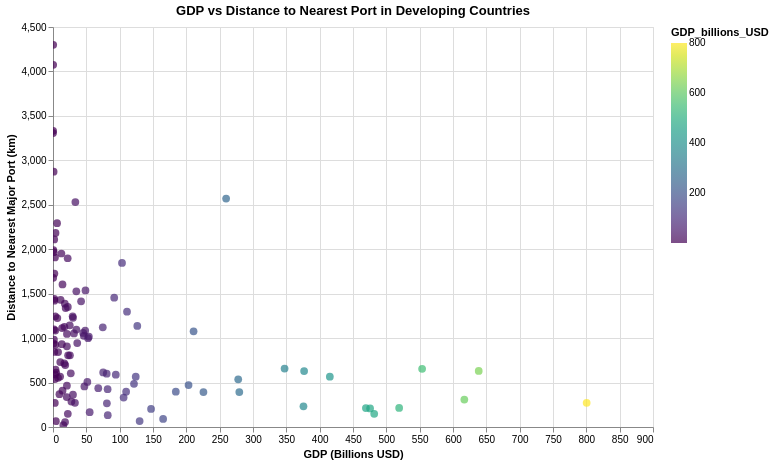

The notebook cell this image was saved under:
### Markdown cell above
## 15. GDP vs Distance to Nearest Port

### Code cell
chart_gdp_dist = alt.Chart(merged_gdp_df).mark_point(filled=True, size=60).encode(
    x=alt.X('GDP_billions_USD:Q', title='GDP (Billions USD)'),
    y=alt.Y('dist_to_nearest_port_km:Q', title='Distance to Nearest Major Port (km)'),
    color=alt.Color('GDP_billions_USD:Q', scale=alt.Scale(scheme='viridis')),
    tooltip=['Country', 'GDP_billions_USD', 'dist_to_nearest_port_km']
).properties(
    width=600,
    height=400,
    title='GDP vs Distance to Nearest Port in Developing Countries'
).interactive()
chart_gdp_dist

### Figure 1 — Vega-Lite specification as saved in the notebook (floating-point values rounded to 4 significant figures)
{"config": {"view": {"continuousWidth": 300, "continuousHeight": 300}}, "data": {"name": "data-1b12783761e5c54e590fb999019830ff"}, "mark": {"type": "point", "filled": true, "size": 60}, "encoding": {"color": {"field": "GDP_billions_USD", "scale": {"scheme": "viridis"}, "type": "quantitative"}, "tooltip": [{"field": "Country", "type": "nominal"}, {"field": "GDP_billions_USD", "type": "nominal"}, {"field": "dist_to_nearest_port_km", "type": "quantitative"}], "x": {"field": "GDP_billions_USD", "title": "GDP (Billions USD)", "type": "quantitative"}, "y": {"field": "dist_to_nearest_port_km", "title": "Distance to Nearest Major Port (km)", "type": "quantitative"}}, "height": 400, "params": [{"name": "param_1e9efca18e7a2868", "select": {"type": "interval", "encodings": ["x", "y"]}, "bind": "scales"}], "title": "GDP vs Distance to Nearest Port in Developing Countries", "width": 600, "$schema": "https://vega.github.io/schema/vega-lite/v6.4.1.json", "datasets": {"data-1b12783761e5c54e590fb999019830ff": [{"Country": "Zimbabwe", "latest_undernourishment": 30.0, "country": "ZW", "latitude": -19.02, "longitude": 29.15, "name": "Zimbabwe", "dist_to_nearest_port_km": 604.0, "GDP_billions_USD": "26.674"}, {"Country": "Zambia", "latest_undernourishment": 32.1, "country": "ZM", "latitude": -13.13, "longitude": 27.85, "name": "Zambia", "dist_to_nearest_port_km": 1052.0, "GDP_billions_USD": "31.469"}, {"Country": "Vanuatu", "latest_undernourishment": 7.9, "country": "VU", "latitude": -15.38, "longitude": 167.0, "name": "Vanuatu", "dist_to_nearest_port_km": 1967.0, "GDP_billions_USD": "1.137"}, {"Country": "Uzbekistan", "latest_undernourishment": 2.5, "country": "UZ", "latitude": 41.38, "longitude": 64.59, "name": "Uzbekistan", "dist_to_nearest_port_km": 1845.0, "GDP_billions_USD": "103.530"}, {"Country": "Uruguay", "latest_undernourishment": 2.5, "country": "UY", "latitude": -32.52, "longitude": -55.77, "name": "Uruguay", "dist_to_nearest_port_km": 266.4, "GDP_billions_USD": "80.810"}, {"Country": "United Arab Emirates", "latest_undernourishment": 2.8, "country": "AE", "latitude": 23.42, "longitude": 53.85, "name": "United Arab Emirates", "dist_to_nearest_port_km": 214.7, "GDP_billions_USD": "519.226"}, {"Country": "Ukraine", "latest_undernourishment": 3.8, "country": "UA", "latitude": 48.38, "longitude": 31.17, "name": "Ukraine", "dist_to_nearest_port_km": 846.1, "GDP_billions_USD": null}, {"Country": "Uganda", "latest_undernourishment": 33.1, "country": "UG", "latitude": 1.373, "longitude": 32.29, "name": "Uganda", "dist_to_nearest_port_km": 1016.0, "GDP_billions_USD": "53.793"}, {"Country": "Tuvalu", "latest_undernourishment": null, "country": "TV", "latitude": -7.11, "longitude": 177.6, "name": "Tuvalu", "dist_to_nearest_port_km": 3307.0, "GDP_billions_USD": "0.070"}, {"Country": "Turkmenistan", "latest_undernourishment": 3.6, "country": "TM", "latitude": 38.97, "longitude": 59.56, "name": "Turkmenistan", "dist_to_nearest_port_km": 1454.0, "GDP_billions_USD": "91.796"}, {"Country": "Tunisia", "latest_undernourishment": 2.5, "country": "TN", "latitude": 33.89, "longitude": 9.537, "name": "Tunisia", "dist_to_nearest_port_km": 506.5, "GDP_billions_USD": "51.530"}, {"Country": "Trinidad and Tobago", "latest_undernourishment": 8.6, "country": "TT", "latitude": 10.69, "longitude": -61.22, "name": "Trinidad and Tobago", "dist_to_nearest_port_km": 1245.0, "GDP_billions_USD": "29.490"}, {"Country": "Tonga", "latest_undernourishment": null, "country": "TO", "latitude": -21.18, "longitude": -175.2, "name": "Tonga", "dist_to_nearest_port_km": 1990.0, "GDP_billions_USD": "0.568"}, {"Country": "Togo", "latest_undernourishment": 18.2, "country": "TG", "latitude": 8.62, "longitude": 0.8248, "name": "Togo", "dist_to_nearest_port_km": 369.3, "GDP_billions_USD": "9.651"}, {"Country": "Timor-Leste", "latest_undernourishment": 17.0, "country": "TL", "latitude": -8.874, "longitude": 125.7, "name": "Timor-Leste", "dist_to_nearest_port_km": 1441.0, "GDP_billions_USD": "2.002"}, {"Country": "Thailand", "latest_undernourishment": 6.8, "country": "TH", "latitude": 15.87, "longitude": 101.0, "name": "Thailand", "dist_to_nearest_port_km": 308.8, "GDP_billions_USD": "616.998"}, {"Country": "Tanzania", "latest_undernourishment": 23.0, "country": "TZ", "latitude": -6.369, "longitude": 34.89, "name": "Tanzania", "dist_to_nearest_port_km": 588.9, "GDP_billions_USD": "94.178"}, {"Country": "Tajikistan", "latest_undernourishment": 9.7, "country": "TJ", "latitude": 38.86, "longitude": 71.28, "name": "Tajikistan", "dist_to_nearest_port_km": 1604.0, "GDP_billions_USD": "14.241"}, {"Country": "Suriname", "latest_undernourishment": 8.7, "country": "SR", "latitude": 3.919, "longitude": -56.03, "name": "Suriname", "dist_to_nearest_port_km": 2183.0, "GDP_billions_USD": "3.780"}, {"Country": "Sudan", "latest_undernourishment": 10.8, "country": "SD", "latitude": 12.86, "longitude": 30.22, "name": "Sudan", "dist_to_nearest_port_km": 1414.0, "GDP_billions_USD": "42.143"}, {"Country": "Sri Lanka", "latest_undernourishment": 3.8, "country": "LK", "latitude": 7.873, "longitude": 80.77, "name": "Sri Lanka", "dist_to_nearest_port_km": 145.1, "GDP_billions_USD": null}, {"Country": "South Africa", "latest_undernourishment": 7.2, "country": "ZA", "latitude": -30.56, "longitude": 22.94, "name": "South Africa", "dist_to_nearest_port_km": 565.7, "GDP_billions_USD": "415.254"}, {"Country": "Solomon Islands", "latest_undernourishment": 19.0, "country": "SB", "latitude": -9.646, "longitude": 160.2, "name": "Solomon Islands", "dist_to_nearest_port_km": 2110.0, "GDP_billions_USD": "1.801"}, {"Country": "Sierra Leone", "latest_undernourishment": 27.8, "country": "SL", "latitude": 8.461, "longitude": -11.78, "name": "Sierra Leone", "dist_to_nearest_port_km": 924.7, "GDP_billions_USD": "3.607"}, {"Country": "Seychelles", "latest_undernourishment": 2.7, "country": "SC", "latitude": -4.68, "longitude": 55.49, "name": "Seychelles", "dist_to_nearest_port_km": 1727.0, "GDP_billions_USD": "2.082"}, {"Country": "Serbia", "latest_undernourishment": 2.5, "country": "RS", "latitude": 44.02, "longitude": 21.01, "name": "Serbia", "dist_to_nearest_port_km": 599.5, "GDP_billions_USD": "80.540"}, {"Country": "Senegal", "latest_undernourishment": 6.2, "country": "SN", "latitude": 14.5, "longitude": -14.45, "name": "Senegal", "dist_to_nearest_port_km": 1526.0, "GDP_billions_USD": "35.005"}, {"Country": "Saudi Arabia", "latest_undernourishment": 2.5, "country": "SA", "latitude": 23.89, "longitude": 45.08, "name": "Saudi Arabia", "dist_to_nearest_port_km": 737.7, "GDP_billions_USD": "1,082.076"}, {"Country": "Samoa", "latest_undernourishment": 4.5, "country": "WS", "latitude": -13.76, "longitude": -172.1, "name": "Samoa", "dist_to_nearest_port_km": 2872.0, "GDP_billions_USD": "0.938"}, {"Country": "Rwanda", "latest_undernourishment": 35.6, "country": "RW", "latitude": -1.94, "longitude": 29.87, "name": "Rwanda", "dist_to_nearest_port_km": 1113.0, "GDP_billions_USD": "13.634"}, {"Country": "Romania", "latest_undernourishment": 2.5, "country": "RO", "latitude": 45.94, "longitude": 24.97, "name": "Romania", "dist_to_nearest_port_km": 629.6, "GDP_billions_USD": "376.671"}, {"Country": "Qatar", "latest_undernourishment": null, "country": "QA", "latitude": 25.35, "longitude": 51.18, "name": "Qatar", "dist_to_nearest_port_km": 392.7, "GDP_billions_USD": "225.670"}, {"Country": "Poland", "latest_undernourishment": 2.5, "country": "PL", "latitude": 51.92, "longitude": 19.15, "name": "Poland", "dist_to_nearest_port_km": 272.8, "GDP_billions_USD": "800.483"}, {"Country": "Philippines", "latest_undernourishment": 5.8, "country": "PH", "latitude": 12.88, "longitude": 121.8, "name": "Philippines", "dist_to_nearest_port_km": 208.6, "GDP_billions_USD": "475.646"}, {"Country": "Peru", "latest_undernourishment": 6.2, "country": "PE", "latitude": -9.19, "longitude": -75.02, "name": "Peru", "dist_to_nearest_port_km": 393.5, "GDP_billions_USD": "279.456"}, {"Country": "Paraguay", "latest_undernourishment": 3.1, "country": "PY", "latitude": -23.44, "longitude": -58.44, "name": "Paraguay", "dist_to_nearest_port_km": 1058.0, "GDP_billions_USD": "45.283"}, {"Country": "Papua New Guinea", "latest_undernourishment": 28.2, "country": "PG", "latitude": -6.315, "longitude": 144.0, "name": "Papua New Guinea", "dist_to_nearest_port_km": 2530.0, "GDP_billions_USD": "33.543"}, {"Country": "Panama", "latest_undernourishment": 4.5, "country": "PA", "latitude": 8.538, "longitude": -80.78, "name": "Panama", "dist_to_nearest_port_km": 132.8, "GDP_billions_USD": "82.145"}, {"Country": "Palau", "latest_undernourishment": null, "country": "PW", "latitude": 7.515, "longitude": 134.6, "name": "Palau", "dist_to_nearest_port_km": 1679.0, "GDP_billions_USD": "0.298"}, {"Country": "Pakistan", "latest_undernourishment": 12.9, "country": "PK", "latitude": 30.38, "longitude": 69.35, "name": "Pakistan", "dist_to_nearest_port_km": 653.4, "GDP_billions_USD": null}, {"Country": "Oman", "latest_undernourishment": 5.9, "country": "OM", "latitude": 21.51, "longitude": 55.92, "name": "Oman", "dist_to_nearest_port_km": 397.4, "GDP_billions_USD": "109.689"}, {"Country": "Nigeria", "latest_undernourishment": 14.3, "country": "NG", "latitude": 9.082, "longitude": 8.675, "name": "Nigeria", "dist_to_nearest_port_km": 654.8, "GDP_billions_USD": "553.667"}, {"Country": "Niger", "latest_undernourishment": 10.1, "country": "NE", "latitude": 17.61, "longitude": 8.082, "name": "Niger", "dist_to_nearest_port_km": 1338.0, "GDP_billions_USD": "19.000"}, {"Country": "Nicaragua", "latest_undernourishment": 15.7, "country": "NI", "latitude": 12.87, "longitude": -85.21, "name": "Nicaragua", "dist_to_nearest_port_km": 697.3, "GDP_billions_USD": "18.381"}, {"Country": "Nepal", "latest_undernourishment": 4.6, "country": "NP", "latitude": 28.39, "longitude": 84.12, "name": "Nepal", "dist_to_nearest_port_km": 1026.0, "GDP_billions_USD": "46.207"}, {"Country": "Nauru", "latest_undernourishment": null, "country": "NR", "latitude": -0.5228, "longitude": 166.9, "name": "Nauru", "dist_to_nearest_port_km": 3331.0, "GDP_billions_USD": "0.158"}, {"Country": "Namibia", "latest_undernourishment": 18.9, "country": null, "latitude": -22.96, "longitude": 18.49, "name": "Namibia", "dist_to_nearest_port_km": 408.7, "GDP_billions_USD": "14.286"}, {"Country": "Mozambique", "latest_undernourishment": 28.3, "country": "MZ", "latitude": -18.67, "longitude": 35.53, "name": "Mozambique", "dist_to_nearest_port_km": 148.8, "GDP_billions_USD": "22.228"}, {"Country": "Morocco", "latest_undernourishment": 4.1, "country": "MA", "latitude": 31.79, "longitude": -7.093, "name": "Morocco", "dist_to_nearest_port_km": 203.0, "GDP_billions_USD": "147.078"}, {"Country": "Montenegro", "latest_undernourishment": 2.5, "country": "ME", "latitude": 42.71, "longitude": 19.37, "name": "Montenegro", "dist_to_nearest_port_km": 554.0, "GDP_billions_USD": "7.571"}, {"Country": "Mongolia", "latest_undernourishment": 5.1, "country": "MN", "latitude": 46.86, "longitude": 103.8, "name": "Mongolia", "dist_to_nearest_port_km": 1387.0, "GDP_billions_USD": "17.726"}, {"Country": "Moldova", "latest_undernourishment": 2.5, "country": "MD", "latitude": 47.41, "longitude": 28.37, "name": "Moldova", "dist_to_nearest_port_km": 716.3, "GDP_billions_USD": "16.980"}, {"Country": "Mexico", "latest_undernourishment": 3.4, "country": "MX", "latitude": 23.63, "longitude": -102.6, "name": "Mexico", "dist_to_nearest_port_km": 539.3, "GDP_billions_USD": "1,732.946"}, {"Country": "Mauritius", "latest_undernourishment": 7.6, "country": "MU", "latitude": -20.35, "longitude": 57.55, "name": "Mauritius", "dist_to_nearest_port_km": 21.43, "GDP_billions_USD": "15.477"}, {"Country": "Mauritania", "latest_undernourishment": 6.6, "country": "MR", "latitude": 21.01, "longitude": -10.94, "name": "Mauritania", "dist_to_nearest_port_km": 1431.0, "GDP_billions_USD": "11.392"}, {"Country": "Marshall Islands", "latest_undernourishment": null, "country": "MH", "latitude": 7.131, "longitude": 171.2, "name": "Marshall Islands", "dist_to_nearest_port_km": 4299.0, "GDP_billions_USD": "0.303"}, {"Country": "Mali", "latest_undernourishment": 4.8, "country": "ML", "latitude": 17.57, "longitude": -3.996, "name": "Mali", "dist_to_nearest_port_km": 1351.0, "GDP_billions_USD": "22.268"}, {"Country": "Maldives", "latest_undernourishment": null, "country": "MV", "latitude": 3.203, "longitude": 73.22, "name": "Maldives", "dist_to_nearest_port_km": 843.6, "GDP_billions_USD": "7.613"}, {"Country": "Malaysia", "latest_undernourishment": 2.8, "country": "MY", "latitude": 4.21, "longitude": 102.0, "name": "Malaysia", "dist_to_nearest_port_km": 148.4, "GDP_billions_USD": "481.798"}, {"Country": "Malawi", "latest_undernourishment": 19.3, "country": "MW", "latitude": -13.25, "longitude": 34.3, "name": "Malawi", "dist_to_nearest_port_km": 731.1, "GDP_billions_USD": "10.891"}, {"Country": "Madagascar", "latest_undernourishment": 38.9, "country": "MG", "latitude": -18.77, "longitude": 46.87, "name": "Madagascar", "dist_to_nearest_port_km": 1127.0, "GDP_billions_USD": "17.137"}, {"Country": "Libya", "latest_undernourishment": 13.2, "country": "LY", "latitude": 26.34, "longitude": 17.23, "name": "Libya", "dist_to_nearest_port_km": 1085.0, "GDP_billions_USD": "48.315"}, {"Country": "Liberia", "latest_undernourishment": 36.6, "country": "LR", "latitude": 6.428, "longitude": -9.429, "name": "Liberia", "dist_to_nearest_port_km": 611.8, "GDP_billions_USD": "4.720"}, {"Country": "Lesotho", "latest_undernourishment": null, "country": "LS", "latitude": -29.61, "longitude": 28.23, "name": "Lesotho", "dist_to_nearest_port_km": 271.1, "GDP_billions_USD": "2.708"}, {"Country": "Lebanon", "latest_undernourishment": 7.1, "country": "LB", "latitude": 33.85, "longitude": 35.86, "name": "Lebanon", "dist_to_nearest_port_km": 442.6, "GDP_billions_USD": null}, {"Country": "Kuwait", "latest_undernourishment": 2.5, "country": "KW", "latitude": 29.31, "longitude": 47.48, "name": "Kuwait", "dist_to_nearest_port_km": 91.15, "GDP_billions_USD": "165.209"}, {"Country": "Kosovo", "latest_undernourishment": null, "country": "XK", "latitude": 42.6, "longitude": 20.9, "name": "Kosovo", "dist_to_nearest_port_km": 567.6, "GDP_billions_USD": "10.701"}, {"Country": "Kiribati", "latest_undernourishment": 4.1, "country": "KI", "latitude": -3.37, "longitude": -168.7, "name": "Kiribati", "dist_to_nearest_port_km": 4074.0, "GDP_billions_USD": "0.263"}, {"Country": "Kenya", "latest_undernourishment": 23.7, "country": "KE", "latitude": -0.02356, "longitude": 37.91, "name": "Kenya", "dist_to_nearest_port_km": 485.8, "GDP_billions_USD": "121.479"}, {"Country": "Kazakhstan", "latest_undernourishment": 2.5, "country": "KZ", "latitude": 48.02, "longitude": 66.92, "name": "Kazakhstan", "dist_to_nearest_port_km": 2570.0, "GDP_billions_USD": "259.683"}, {"Country": "Jordan", "latest_undernourishment": 12.8, "country": "JO", "latitude": 30.59, "longitude": 36.24, "name": "Jordan", "dist_to_nearest_port_km": 166.6, "GDP_billions_USD": "55.013"}, {"Country": "Jamaica", "latest_undernourishment": 6.7, "country": "JM", "latitude": 18.11, "longitude": -77.3, "name": "Jamaica", "dist_to_nearest_port_km": 55.5, "GDP_billions_USD": "18.108"}, {"Country": "Iraq", "latest_undernourishment": 15.4, "country": "IQ", "latitude": 33.22, "longitude": 43.68, "name": "Iraq", "dist_to_nearest_port_km": 536.5, "GDP_billions_USD": "277.826"}, {"Country": "Indonesia", "latest_undernourishment": 6.4, "country": "ID", "latitude": -0.7893, "longitude": 113.9, "name": "Indonesia", "dist_to_nearest_port_km": 726.9, "GDP_billions_USD": "1,508.547"}, {"Country": "India", "latest_undernourishment": 11.8, "country": "IN", "latitude": 20.59, "longitude": 78.96, "name": "India", "dist_to_nearest_port_km": 655.8, "GDP_billions_USD": "4,062.154"}, {"Country": "Hungary", "latest_undernourishment": 2.5, "country": "HU", "latitude": 47.16, "longitude": 19.5, "name": "Hungary", "dist_to_nearest_port_km": 471.2, "GDP_billions_USD": "203.320"}, {"Country": "Honduras", "latest_undernourishment": 13.5, "country": "HN", "latitude": 15.2, "longitude": -86.24, "name": "Honduras", "dist_to_nearest_port_km": 944.9, "GDP_billions_USD": "36.353"}, {"Country": "Haiti", "latest_undernourishment": 42.6, "country": "HT", "latitude": 18.97, "longitude": -72.29, "name": "Haiti", "dist_to_nearest_port_km": 286.6, "GDP_billions_USD": "27.616"}, {"Country": "Guyana", "latest_undernourishment": 2.7, "country": "GY", "latitude": 4.86, "longitude": -58.93, "name": "Guyana", "dist_to_nearest_port_km": 1898.0, "GDP_billions_USD": "22.014"}, {"Country": "Guinea-Bissau", "latest_undernourishment": 13.1, "country": "GW", "latitude": 11.8, "longitude": -15.18, "name": "Guinea-Bissau", "dist_to_nearest_port_km": 1421.0, "GDP_billions_USD": "2.023"}, {"Country": "Guinea", "latest_undernourishment": 12.5, "country": "GN", "latitude": 9.946, "longitude": -9.697, "name": "Guinea", "dist_to_nearest_port_km": 806.8, "GDP_billions_USD": "25.425"}, {"Country": "Guatemala", "latest_undernourishment": 14.0, "country": "GT", "latitude": 15.78, "longitude": -90.23, "name": "Guatemala", "dist_to_nearest_port_km": 1298.0, "GDP_billions_USD": "111.017"}, {"Country": "Grenada", "latest_undernourishment": null, "country": "GD", "latitude": 12.26, "longitude": -61.6, "name": "Grenada", "dist_to_nearest_port_km": 1098.0, "GDP_billions_USD": "1.366"}, {"Country": "Ghana", "latest_undernourishment": 6.6, "country": "GH", "latitude": 7.947, "longitude": -1.023, "name": "Ghana", "dist_to_nearest_port_km": 436.8, "GDP_billions_USD": "67.903"}, {"Country": "Georgia", "latest_undernourishment": 5.3, "country": "GE", "latitude": 42.32, "longitude": 43.36, "name": "Georgia", "dist_to_nearest_port_km": 1229.0, "GDP_billions_USD": "29.948"}, {"Country": "Gabon", "latest_undernourishment": 18.6, "country": "GA", "latitude": -0.8037, "longitude": 11.61, "name": "Gabon", "dist_to_nearest_port_km": 907.9, "GDP_billions_USD": "20.864"}, {"Country": "Fiji", "latest_undernourishment": 5.6, "country": "FJ", "latitude": -16.58, "longitude": 179.4, "name": "Fiji", "dist_to_nearest_port_km": 2292.0, "GDP_billions_USD": "6.106"}, {"Country": "Ethiopia", "latest_undernourishment": 18.5, "country": "ET", "latitude": 9.145, "longitude": 40.49, "name": "Ethiopia", "dist_to_nearest_port_km": 397.0, "GDP_billions_USD": "184.215"}, {"Country": "Eritrea", "latest_undernourishment": null, "country": "ER", "latitude": 15.18, "longitude": 39.78, "name": "Eritrea", "dist_to_nearest_port_km": 538.9, "GDP_billions_USD": "2.866"}, {"Country": "Equatorial Guinea", "latest_undernourishment": null, "country": "GQ", "latitude": 1.651, "longitude": 10.27, "name": "Equatorial Guinea", "dist_to_nearest_port_km": 931.9, "GDP_billions_USD": "13.238"}, {"Country": "El Salvador", "latest_undernourishment": 6.8, "country": "SV", "latitude": 13.79, "longitude": -88.9, "name": "El Salvador", "dist_to_nearest_port_km": 1097.0, "GDP_billions_USD": "35.059"}, {"Country": "Ecuador", "latest_undernourishment": 12.7, "country": "EC", "latitude": -1.831, "longitude": -78.18, "name": "Ecuador", "dist_to_nearest_port_km": 1137.0, "GDP_billions_USD": "126.449"}, {"Country": "Dominican Republic", "latest_undernourishment": 6.1, "country": "DO", "latitude": 18.74, "longitude": -70.16, "name": "Dominican Republic", "dist_to_nearest_port_km": 66.2, "GDP_billions_USD": "129.940"}, {"Country": "Dominica", "latest_undernourishment": 5.5, "country": "DM", "latitude": 15.41, "longitude": -61.37, "name": "Dominica", "dist_to_nearest_port_km": 940.4, "GDP_billions_USD": "0.730"}, {"Country": "Djibouti", "latest_undernourishment": 11.9, "country": "DJ", "latitude": 11.83, "longitude": 42.59, "name": "Djibouti", "dist_to_nearest_port_km": 65.91, "GDP_billions_USD": "4.283"}, {"Country": "Costa Rica", "latest_undernourishment": 2.5, "country": "CR", "latitude": 9.749, "longitude": -83.75, "name": "Costa Rica", "dist_to_nearest_port_km": 425.1, "GDP_billions_USD": "81.935"}, {"Country": "Comoros", "latest_undernourishment": 13.5, "country": "KM", "latitude": -11.88, "longitude": 43.87, "name": "Comoros", "dist_to_nearest_port_km": 982.2, "GDP_billions_USD": "1.406"}, {"Country": "Colombia", "latest_undernourishment": 4.1, "country": "CO", "latitude": 4.571, "longitude": -74.3, "name": "Colombia", "dist_to_nearest_port_km": 656.8, "GDP_billions_USD": "347.373"}, {"Country": "China", "latest_undernourishment": 2.5, "country": "CN", "latitude": 35.86, "longitude": 104.2, "name": "China", "dist_to_nearest_port_km": 1203.0, "GDP_billions_USD": "20,881.368"}, {"Country": "Chile", "latest_undernourishment": 2.7, "country": "CL", "latitude": -35.68, "longitude": -71.54, "name": "Chile", "dist_to_nearest_port_km": 232.2, "GDP_billions_USD": "375.697"}, {"Country": "Chad", "latest_undernourishment": 29.8, "country": "TD", "latitude": 15.45, "longitude": 18.73, "name": "Chad", "dist_to_nearest_port_km": 1952.0, "GDP_billions_USD": "12.577"}, {"Country": "Central African Republic", "latest_undernourishment": 25.2, "country": "CF", "latitude": 6.611, "longitude": 20.94, "name": "Central African Republic", "dist_to_nearest_port_km": 1908.0, "GDP_billions_USD": "2.909"}, {"Country": "Cameroon", "latest_undernourishment": 6.1, "country": "CM", "latitude": 7.37, "longitude": 12.35, "name": "Cameroon", "dist_to_nearest_port_km": 999.2, "GDP_billions_USD": "52.603"}, {"Country": "Cambodia", "latest_undernourishment": 5.4, "country": "KH", "latitude": 12.57, "longitude": 105.0, "name": "Cambodia", "dist_to_nearest_port_km": 271.9, "GDP_billions_USD": "32.934"}, {"Country": "Burundi", "latest_undernourishment": null, "country": "BI", "latitude": -3.373, "longitude": 29.92, "name": "Burundi", "dist_to_nearest_port_km": 1086.0, "GDP_billions_USD": "3.341"}, {"Country": "Burkina Faso", "latest_undernourishment": 14.3, "country": "BF", "latitude": 12.24, "longitude": -1.562, "name": "Burkina Faso", "dist_to_nearest_port_km": 806.9, "GDP_billions_USD": "22.645"}, {"Country": "Bulgaria", "latest_undernourishment": 3.0, "country": "BG", "latitude": 42.73, "longitude": 25.49, "name": "Bulgaria", "dist_to_nearest_port_km": 331.1, "GDP_billions_USD": "105.919"}, {"Country": "Brazil", "latest_undernourishment": 2.5, "country": "BR", "latitude": -14.24, "longitude": -51.93, "name": "Brazil", "dist_to_nearest_port_km": 1226.0, "GDP_billions_USD": "2,210.617"}, {"Country": "Botswana", "latest_undernourishment": 22.8, "country": "BW", "latitude": -22.33, "longitude": 24.68, "name": "Botswana", "dist_to_nearest_port_km": 1047.0, "GDP_billions_USD": "20.914"}, {"Country": "Bosnia and Herzegovina", "latest_undernourishment": 2.5, "country": "BA", "latitude": 43.92, "longitude": 17.68, "name": "Bosnia and Herzegovina", "dist_to_nearest_port_km": 363.9, "GDP_billions_USD": "29.951"}, {"Country": "Bolivia", "latest_undernourishment": 13.6, "country": "BO", "latitude": -16.29, "longitude": -63.59, "name": "Bolivia", "dist_to_nearest_port_km": 1536.0, "GDP_billions_USD": "48.707"}, {"Country": "Bhutan", "latest_undernourishment": null, "country": "BT", "latitude": 27.51, "longitude": 90.43, "name": "Bhutan", "dist_to_nearest_port_km": 591.0, "GDP_billions_USD": "2.837"}, {"Country": "Benin", "latest_undernourishment": 11.8, "country": "BJ", "latitude": 9.308, "longitude": 2.316, "name": "Benin", "dist_to_nearest_port_km": 337.3, "GDP_billions_USD": "20.638"}, {"Country": "Belize", "latest_undernourishment": 5.0, "country": "BZ", "latitude": 17.19, "longitude": -88.5, "name": "Belize", "dist_to_nearest_port_km": 1245.0, "GDP_billions_USD": "3.306"}, {"Country": "Belarus", "latest_undernourishment": 2.5, "country": "BY", "latitude": 53.71, "longitude": 27.95, "name": "Belarus", "dist_to_nearest_port_km": 613.6, "GDP_billions_USD": "75.264"}, {"Country": "Barbados", "latest_undernourishment": 2.8, "country": "BB", "latitude": 13.19, "longitude": -59.54, "name": "Barbados", "dist_to_nearest_port_km": 1225.0, "GDP_billions_USD": "6.517"}, {"Country": "Bangladesh", "latest_undernourishment": 10.9, "country": "BD", "latitude": 23.68, "longitude": 90.36, "name": "Bangladesh", "dist_to_nearest_port_km": 212.9, "GDP_billions_USD": "469.346"}, {"Country": "Bahrain", "latest_undernourishment": null, "country": "BH", "latitude": 25.93, "longitude": 50.64, "name": "Bahrain", "dist_to_nearest_port_km": 456.3, "GDP_billions_USD": "47.094"}, {"Country": "Azerbaijan", "latest_undernourishment": 2.5, "country": "AZ", "latitude": 40.14, "longitude": 47.58, "name": "Azerbaijan", "dist_to_nearest_port_km": 1122.0, "GDP_billions_USD": "74.681"}, {"Country": "Aruba", "latest_undernourishment": null, "country": "AW", "latitude": 12.52, "longitude": -69.97, "name": "Aruba", "dist_to_nearest_port_km": 645.8, "GDP_billions_USD": "3.766"}, {"Country": "Armenia", "latest_undernourishment": 2.5, "country": "AM", "latitude": 40.07, "longitude": 45.04, "name": "Armenia", "dist_to_nearest_port_km": 1144.0, "GDP_billions_USD": "25.121"}, {"Country": "Argentina", "latest_undernourishment": 3.6, "country": "AR", "latitude": -38.42, "longitude": -63.62, "name": "Argentina", "dist_to_nearest_port_km": 631.4, "GDP_billions_USD": "638.583"}, {"Country": "Antigua and Barbuda", "latest_undernourishment": null, "country": "AG", "latitude": 17.06, "longitude": -61.8, "name": "Antigua and Barbuda", "dist_to_nearest_port_km": 844.2, "GDP_billions_USD": "2.016"}, {"Country": "Angola", "latest_undernourishment": 18.2, "country": "AO", "latitude": -11.2, "longitude": 17.87, "name": "Angola", "dist_to_nearest_port_km": 566.5, "GDP_billions_USD": "124.102"}, {"Country": "Algeria", "latest_undernourishment": 2.5, "country": "DZ", "latitude": 28.03, "longitude": 1.66, "name": "Algeria", "dist_to_nearest_port_km": 1077.0, "GDP_billions_USD": "210.860"}, {"Country": "Albania", "latest_undernourishment": 4.3, "country": "AL", "latitude": 41.15, "longitude": 20.17, "name": "Albania", "dist_to_nearest_port_km": 465.2, "GDP_billions_USD": "20.847"}, {"Country": "Afghanistan", "latest_undernourishment": 25.1, "country": "AF", "latitude": 33.94, "longitude": 67.71, "name": "Afghanistan", "dist_to_nearest_port_km": 1009.0, "GDP_billions_USD": null}]}}
